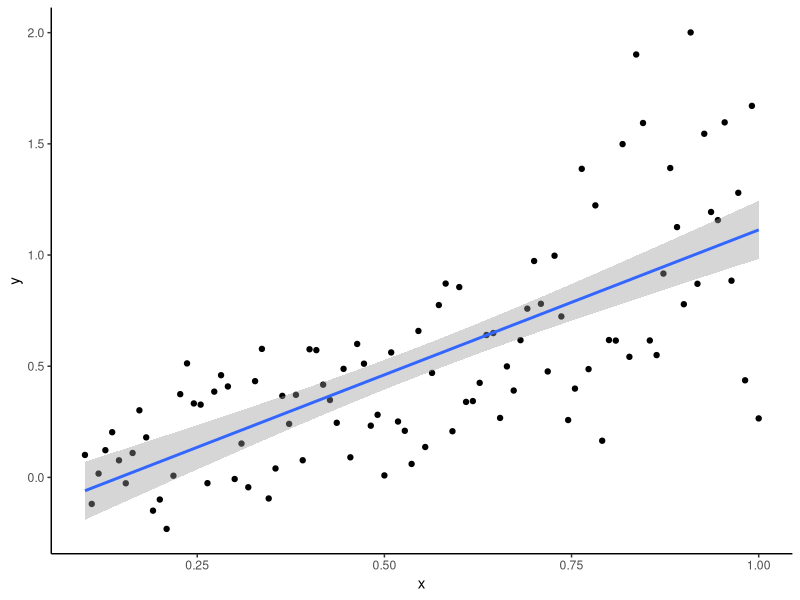
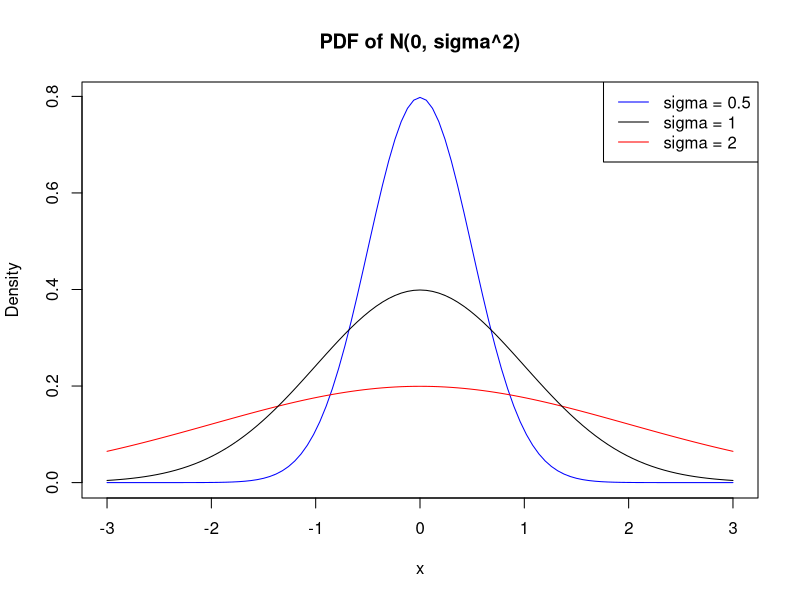
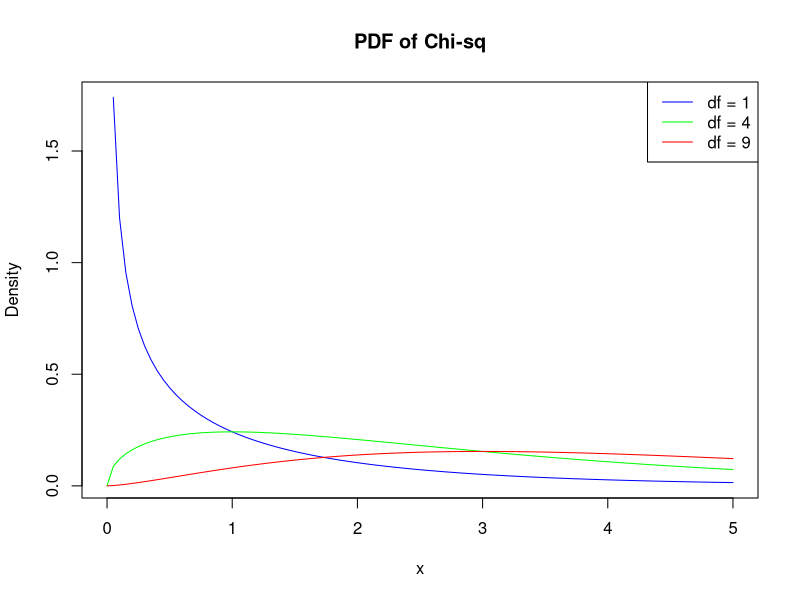
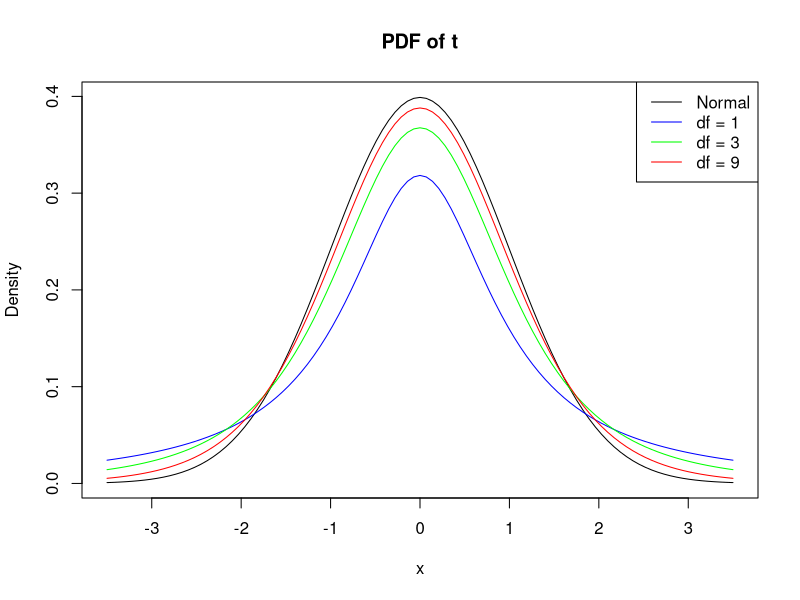
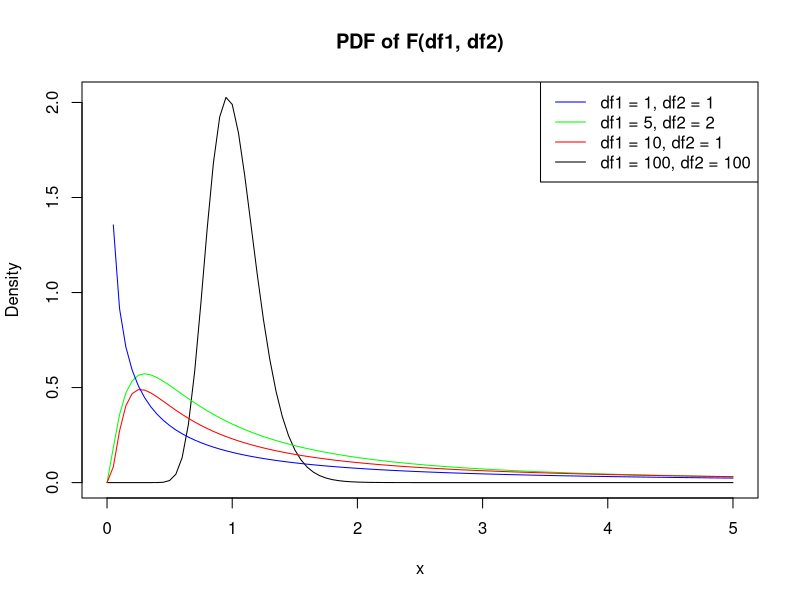
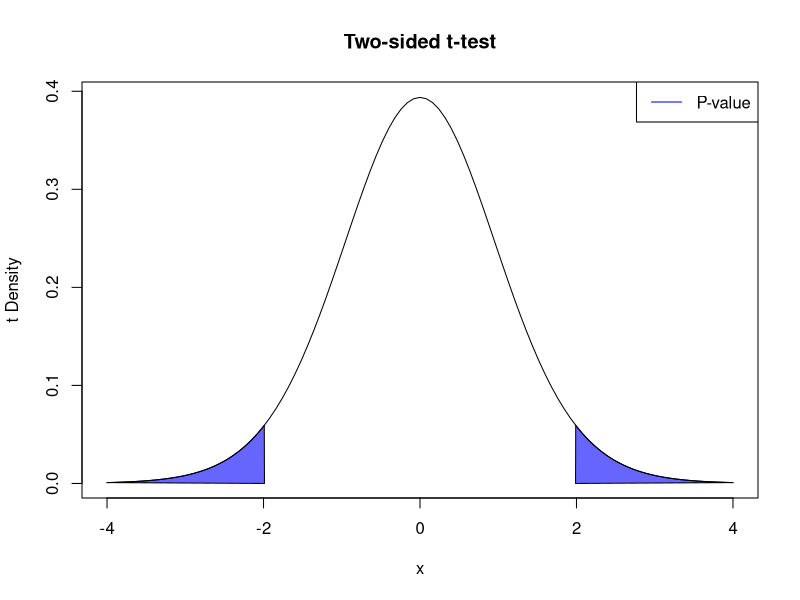

R code for these plots, in order: (Note: this script raises an error after producing the figures.)
## ---- chunk 1
options(htmltools.dir.version = FALSE)
knitr::opts_chunk$set(echo = TRUE, fig.align="center")
## ---- chunk 2
library(ggplot2)
y <- rnorm(100, seq(0, 1, length.out = 100), seq(0.1, 0.5, length.out = 100))
ggplot(data.frame(y = y, x = seq(0.1, 1, length.out = 100))) + 
  geom_point(aes(x = x, y = y)) + 
  geom_smooth(aes(x = x, y = y), method = "lm") + 
  theme_classic()
## ---- chunk 3
x <- curve(dnorm(x, mean = 0, sd = 0.5), 
           from = -3, to = 3, ylab = "Density", 
           col = "blue", main = "PDF of N(0, sigma^2)")
curve(dnorm(x, mean = 0, sd = 2), add = T, col = "red")
curve(dnorm(x, mean = 0, sd = 1), add = T)
legend("topright", legend = c("sigma = 0.5", "sigma = 1", "sigma = 2"), 
       col = c("blue", "black", "red"), lty = 1)
## ---- chunk 4
x <- curve(dchisq(x, df = 1), 
           from = 0, to = 5, ylab = "Density", 
           col = "blue", main = "PDF of Chi-sq")
curve(dchisq(x, df = 3), 
           from = 0, to = 5, ylab = "Density", 
           col = "green", add = T)
curve(dchisq(x, df = 5), 
           from = 0, to = 5, ylab = "Density", 
           col = "red", add = T)
legend("topright", legend = c("df = 1", "df = 4", "df = 9"), 
       col = c("blue", "green", "red"), lty = 1)
## ---- chunk 5
x <- curve(dnorm(x, 0, 1), from = -3.5, to = 3.5, ylab = "Density",
           col = "black", main = "PDF of t")
curve(dt(x, df = 1), 
         from = -3.5, to = 3.5, add = T, col = "blue")
curve(dt(x, df = 3), 
           from = -3.5, to = 3.5, ylab = "Density", 
           col = "green", add = T)
curve(dt(x, df = 9), 
           from = -3.5, to = 3.5, ylab = "Density", 
           col = "red", add = T)
legend("topright", legend = c("Normal", "df = 1", "df = 3", "df = 9"), 
       col = c("black", "blue", "green", "red"), lty = 1)
## ---- chunk 6
x <- curve(df(x, df1 = 100, df2 = 100), 
           from = 0, to = 5, ylab = "Density", 
           col = "black", main = "PDF of F(df1, df2)")
curve(df(x, df1 = 5, df2 = 2), 
           from = 0, to = 5, ylab = "Density", 
           col = "green", add = T)
curve(df(x, df1 = 10, df2 = 1), 
           from = 0, to = 5, ylab = "Density", 
           col = "red", add = T)
curve(df(x, df1 = 1, df2 = 1), 
           from = 0, to = 5, ylab = "Density", 
           col = "blue", add = T)
legend("topright", legend = c("df1 = 1, df2 = 1", "df1 = 5, df2 = 2", "df1 = 10, df2 = 1", "df1 = 100, df2 = 100"), 
       col = c("blue", "green", "red", "black"), lty = 1)
## ---- chunk 7
set.seed(1234)
n <- 20
mu <- 0.9
sigma <- 0.5
x <- rnorm(n, mu, sigma)

mu_0 <- 1
s_0 <- sqrt(1 / n * sum((x - mu_0)^2))
mu_hat <- mean(x)
s <- sqrt(1 / (n - 1) * sum((x - mu_hat)^2))
T_stat <- (mu_hat - mu_0) / (s / sqrt(n))
t_seq <- seq(-4, 4, 0.01)
t_pdf <- dt(t_seq, df = n - 1)
curve(dt(x, df = n - 1), from = -4, to = 4, ylab = "t Density", xlab = "x",
      main = "Two-sided t-test")
polygon(c(t_seq[t_seq <= T_stat], T_stat), c(t_pdf[t_seq <= T_stat], 0), col=rgb(0, 0, 1, 0.6))
polygon(c(t_seq[t_seq >= -T_stat], -T_stat), c(t_pdf[t_seq >= -T_stat], 0), col=rgb(0, 0, 1, 0.6))
legend("topright", col = c("blue"), legend = c("P-value"), lty = 1)
## ---- chunk 8
knitr::include_graphics("img/understanding_qqplots.png")
## ---- chunk 9
t_seq <- seq(-4, 4, 0.01)
t_pdf <- dt(t_seq, df = n - 1)
curve(dt(x, df = n - 1), from = -4, to = 4, ylab = "t Density", xlab = "x",
      main = "Reference Distribution (assuming the null is true)")
## ---- chunk 10
t_seq <- seq(-4, 4, 0.01)
t_pdf <- dt(t_seq, df = n - 1)
curve(dt(x, df = n - 1), from = -4, to = 4, ylab = "Reference Density", xlab = "x",
      main = "Two-sided test")
polygon(c(t_seq[t_seq <= T_stat], T_stat), c(t_pdf[t_seq <= T_stat], 0), col=rgb(0, 0, 1, 0.6))
polygon(c(t_seq[t_seq >= -T_stat], -T_stat), c(t_pdf[t_seq >= -T_stat], 0), col=rgb(0, 0, 1, 0.6))
polygon(c(t_seq[t_seq <= qt(0.025, df = n - 1)], qt(0.025, df = n - 1)), c(t_pdf[t_seq <= qt(0.025, df = n - 1)], 0), col=rgb(1, 0, 0, 0.6))
polygon(c(t_seq[t_seq >= -qt(0.025, df = n - 1)], -qt(0.025, df = n - 1)), c(t_pdf[t_seq >= -qt(0.025, df = n - 1)], 0), col=rgb(1, 0, 0, 0.6))
legend("topright", col = c("blue", "red"), legend = c("P-value", "Rejection Region"), lty = 1)
## ---- chunk 11
set.seed(12)
n <- 20
mu <- 0
sigma <- 0.5
x <- rnorm(n, mu, sigma)
hist(x, breaks = 20)
## ---- chunk 12
x_bar <- sum(x) / n
s <- sqrt(sum((x - x_bar)^2) / (n - 1))
print(x_bar)
print(s)
## ---- chunk 13
test_stat <- (x_bar - 0) / (s / sqrt(n))
print(test_stat)
## ---- chunk 14
pnorm(test_stat)
## ---- chunk 15
pt(test_stat, df = n - 1)
## ---- chunk 16
set.seed(1234)
n <- 20
mu <- 0.9
sigma <- 0.5
x <- rnorm(n, mu, sigma)
## ---- chunk 17
lik <- function(mu, sigma = 1) {
  (2 * pi * sigma^2)^(-n / 2) * exp(- 1 / (2 * sigma^2) * sum((x - mu)^2))
}
mu_seq <- seq(0, 2, 0.01)
lik_vals <- sapply(X = mu_seq, FUN = lik)
## ---- chunk 18
plot(mu_seq, lik_vals, ty = "l", ylab = "Likelihood", xlab = "mu", 
     main = "Likelihood for Simulated Data")
## ---- chunk 19
plot(mu_seq, lik_vals, ty = "l", ylab = "Likelihood", xlab = "mu", 
     main = "Likelihood for Simulated Data")
abline(v = 1, col = "blue")
abline(v = mean(x), col = "red")
## ---- chunk 20
set.seed(1234)
n <- 20
mu <- 0.9
sigma <- 0.5
x <- rnorm(n, mu, sigma)

mu_0 <- 1
s_0 <- sqrt(1 / n * sum((x - mu_0)^2))
mu_hat <- mean(x)
s <- sqrt(1 / (n - 1) * sum((x - mu_hat)^2))
## ---- chunk 21
F_stat <- n * (mu_hat - mu_0)^2 / s^2
P_val <- pf(F_stat, df1 = 1, df2 = n - 1, lower.tail = FALSE)
P_val
## ---- chunk 22
t.test(x = x, mu = 1)
## ---- chunk 23
T_stat <- (mu_hat - mu_0) / sqrt(s^2 / n)
2 * pt(T_stat, df = n - 1, lower.tail = T)
## ---- chunk 24
f <- seq(0, 20, 0.01)
f_pdf <- df(f, df1 = 1, df2 = n - 1)
curve(df(x, df1 = 1, df2 = n - 1), from = 0, to = 10, ylab = "F Density", xlab = "x", main = "F Test")
polygon(c(f[f >= F_stat], F_stat), c(f_pdf[f >= F_stat], 0), col="blue")
## ---- chunk 25
t_seq <- seq(-4, 4, 0.01)
t_pdf <- dt(t_seq, df = n - 1)
curve(dt(x, df = n - 1), from = -4, to = 4, ylab = "t Density", xlab = "x",
      main = "Two-sided t-test")
polygon(c(t_seq[t_seq <= T_stat], T_stat), c(t_pdf[t_seq <= T_stat], 0), col=rgb(0, 0, 1, 0.6))
polygon(c(t_seq[t_seq >= -T_stat], -T_stat), c(t_pdf[t_seq >= -T_stat], 0), col=rgb(0, 0, 1, 0.6))
legend("topright", col = c("blue"), legend = c("P-value"), lty = 1)
## ---- chunk 26
t_seq <- seq(-4, 4, 0.01)
t_pdf <- dt(t_seq, df = n - 1)
curve(dt(x, df = n - 1), from = -4, to = 4, ylab = "t Density", xlab = "x",
      main = "Two-sided t-test")
polygon(c(t_seq[t_seq <= T_stat], T_stat), c(t_pdf[t_seq <= T_stat], 0), col=rgb(0, 0, 1, 0.6))
polygon(c(t_seq[t_seq >= -T_stat], -T_stat), c(t_pdf[t_seq >= -T_stat], 0), col=rgb(0, 0, 1, 0.6))
polygon(c(t_seq[t_seq <= qt(0.025, df = n - 1)], qt(0.025, df = n - 1)), c(t_pdf[t_seq <= qt(0.025, df = n - 1)], 0), col=rgb(1, 0, 0, 0.6))
polygon(c(t_seq[t_seq >= -qt(0.025, df = n - 1)], -qt(0.025, df = n - 1)), c(t_pdf[t_seq >= -qt(0.025, df = n - 1)], 0), col=rgb(1, 0, 0, 0.6))
legend("topright", col = c("blue", "red"), legend = c("P-value", "Rejection Region"), lty = 1)
